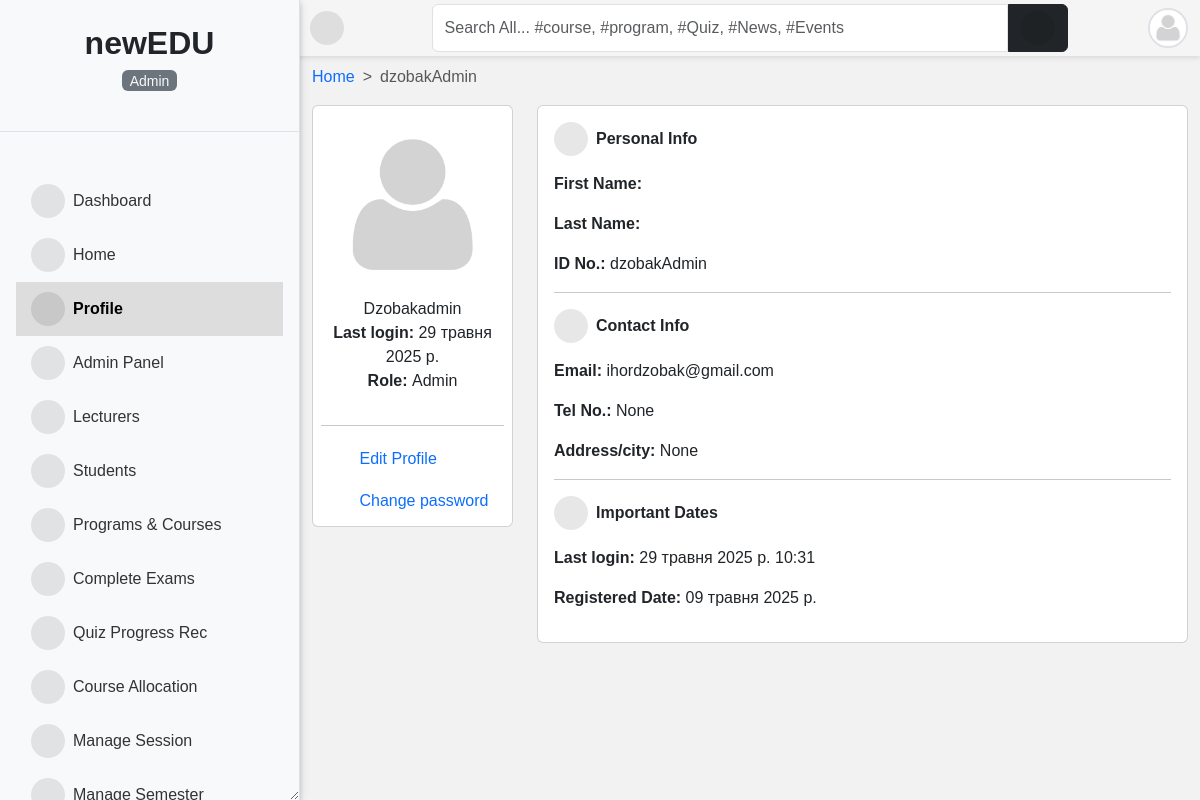
Screenshot of /uk/accounts/profile/ (signed in) with the database file from the repository.
### accounts/models.py (models this page shows, shortened)
class User(AbstractUser):
    is_student = models.BooleanField(default=False)
    is_lecturer = models.BooleanField(default=False)
    is_parent = models.BooleanField(default=False)
    is_dep_head = models.BooleanField(default=False)
    gender = models.CharField(max_length=1, choices=GENDERS, blank=True, null=True)
    phone = models.CharField(max_length=60, blank=True, null=True)
    address = models.CharField(max_length=60, blank=True, null=True)
    picture = models.ImageField(
        upload_to="profile_pictures/%y/%m/%d/", default="default.png", null=True
    )
    email = models.EmailField(blank=True, null=True)
    username_validator = ASCIIUsernameValidator()
    objects = CustomUserManager()
    class Meta:
        ordering = ("-date_joined",)
    @property
    def get_full_name(self):
        full_name = self.username
        if self.first_name and self.last_name:
            full_name = self.first_name + " " + self.last_name
        return full_name
    @property
    def get_user_role(self):
        if self.is_superuser:
            role = _("Admin")
        elif self.is_student:
            role = _("Student")
        elif self.is_lecturer:
            role = _("Lecturer")
        elif self.is_parent:
            role = _("Parent")
        return role

### accounts/views.py (the view, shortened to what this page needs)
# urls.py: path("profile/", profile, name="profile"),
@login_required
def profile(request):
    current_session = Session.objects.filter(is_current_session=True).first()
    current_semester = Semester.objects.filter(
        is_current_semester=True, session=current_session
    ).first()
    context = {
        "title": request.user.get_full_name,
        "current_session": current_session,
        "current_semester": current_semester,
    }
    if request.user.is_lecturer:
        courses = Course.objects.filter(
            allocated_course__lecturer__pk=request.user.id, semester=current_semester
        )
        context["courses"] = courses
        return render(request, "accounts/profile.html", context)
    staff = User.objects.filter(is_lecturer=True)
    context["staff"] = staff
    return render(request, "accounts/profile.html", context)

### templates/accounts/profile.html (shortened to what this page needs)
{% extends 'base.html' %}
{% load i18n %}
{% load static %}
{% block content %}
{% if user.is_authenticated %}
<nav style="--bs-breadcrumb-divider: '>';" aria-label="breadcrumb">
    <ol class="breadcrumb">
      <li class="breadcrumb-item"><a href="/">{% trans 'Home' %}</a></li>
      <li class="breadcrumb-item active" aria-current="page">{{ user.get_full_name }}</li>
    </ol>
</nav>
<div class="row">
    <div class="col-md-3 mx-auto">
        <div class="card  p-2">
            <div class="text-center">
                <img src="{{ user.picture.url }}" class="w-100">
                <ul class="px-2 list-unstyled">
                    <li>{{ user.get_full_name|title }}</li>
                    <li><strong>{% trans 'Last login:' %} </strong>{{ user.last_login|date }}</li>
                    <li><strong>{% trans 'Role:' %} </strong>
                        {{ user.get_user_role }}
                    </li>
                </ul>
            </div>
            <hr>
            <a class="mb-2" href="{% url 'edit_profile' %}"><i class="fas fa-user-edit unstyled"></i>
                <span class="mobile-hide">{% trans 'Edit Profile' %}</span></a>
            <a href="{% url 'change_password' %}"><i class="fas fa-lock unstyled"></i><span class="mobile-hide">
                {% trans 'Change password' %}</span></a>
        </div>
    </div>
    <div class="col-md-9 mx-auto">
        <div class="card">
            <div class="card-body">
                <p class="fw-bold"><i class="me-2 fas fa-user"></i>{% trans 'Personal Info' %}</p>
                <div class="dashboard-description">
                    <p><strong>{% trans 'First Name:' %}</strong> {{ user.first_name|title }}</p>
                    <p><strong>{% trans 'Last Name:' %}</strong> {{ user.last_name|title }}</p>
                    <p><strong>{% trans 'ID No.:' %}</strong> {{ user.username }}</p>
                </div>
                <hr>
                <p class="fw-bold"><i class="me-2 fas fa-phone-square-alt"></i>{% trans 'Contact Info' %}</p>
                <div class="dashboard-description">
                    <p><strong>{% trans 'Email:' %}</strong> {{ user.email }}</p>
                    <p><strong>{% trans 'Tel No.:' %}</strong> {{ user.phone }}</p>
                    <p><strong>{% trans 'Address/city:' %}</strong> {{ user.address }}</p>
                </div>
                <hr>
                <p class="fw-bold"><i class="me-2 fa fa-calendar-day"></i>{% trans 'Important Dates' %}</p>
                <div class="dashboard-description">
                    <p><strong>{% trans 'Last login:' %}</strong> {{ user.last_login }}</p>
                    <p><strong>{% trans 'Registered Date:' %}</strong> {{ user.date_joined|date }}</p>
                </div>
            </div>
        </div>
    </div>
</div>
{% endif %}
{% endblock content %}

### templates/sidebar.html (shortened to what this page needs)
{% load static %}
{% load i18n %}
<div id="side-nav" class="d-flex flex-column bg-light vh-100 border-end">
    <div class="main-menu flex-grow-1">
        <div class="text-center py-4 border-bottom">
            <a href="/" class="text-decoration-none">
                <span class="h2 fw-bold text-dark">newEDU</span>
            <p class="mt-2 small text-muted">
                <mark class="bg-secondary text-light rounded px-2">
                    {{ request.user.get_user_role }}
                </mark>
            </p>
        </div>
        {% url 'home' as hom %} {% url 'dashboard' as dash %} {% url 'profile' as prof %}
        {% url 'lecturer_list' as lec %} {% url 'student_list' as stu %}
        {% url 'course_allocation_view' as cav %} {% url 'programs' as pro %}
        {% url 'session_list' as sess %} {% url 'semester_list' as sem %}
        {% url 'add_score' as ascore %} {% url 'grade_results' as vr %}
        {% url 'ass_results' as ar %} {% url 'course_registration' as cr %}
        {% url 'edit_profile' as ep %} {% url 'change_password' as cp %}
        {% url 'quiz_progress' as qpr %} {% url 'quiz_marking' as qce %}
        {% url 'user_course_list' as ucl %} {% url 'admin_panel' as admin_p %}
        <ul class="nav flex-column px-3 pt-3">
            {% if request.user.is_superuser %}
            <li class="nav-item">
                <a class="nav-link {% if request.path == dash %}active fw-bold{% endif %}" href="{{ dash }}">
                    <i class="fas fa-tachometer-alt me-2"></i>{% trans 'Dashboard' %}
                </a>
            </li>
            {% endif %}
            <li class="nav-item">
                <a class="nav-link {% if request.path == hom %}active fw-bold{% endif %}" href="{{ hom }}">
                    <i class="fas fa-home me-2"></i>{% trans 'Home' %}
                </a>
            </li>
            <li class="nav-item">
                <a class="nav-link {% if request.path == prof %}active fw-bold{% endif %}" href="{{ prof }}">
                    <i class="fas fa-user me-2"></i>{% trans 'Profile' %}
                </a>
            </li>
            {% if request.user.is_superuser %}
            <li class="nav-item">
                <a class="nav-link {% if request.path == admin_p %}active fw-bold{% endif %}" href="{{ admin_p }}">
                    <i class="fas fa-user-tie me-2"></i>{% trans 'Admin Panel' %}
                </a>
            </li>
            <li class="nav-item">
                <a class="nav-link {% if request.path == lec %}active fw-bold{% endif %}" href="{{ lec }}">
                    <i class="fas fa-chalkboard-teacher me-2"></i>{% trans 'Lecturers' %}
                </a>
            </li>
            <li class="nav-item">
                <a class="nav-link {% if request.path == stu %}active fw-bold{% endif %}" href="{{ stu }}">
                    <i class="fas fa-user-graduate me-2"></i>{% trans 'Students' %}
                </a>
            </li>
            {% endif %}
            {% if request.user.is_superuser or request.user.is_lecturer %}
            <li class="nav-item">
                <a class="nav-link {% if request.path == pro %}active fw-bold{% endif %}" href="{{ pro }}">
                    <i class="fas fa-book-open me-2"></i>{% trans 'Programs & Courses' %}
                </a>
            </li>
            <li class="nav-item">
                <a class="nav-link {% if request.path == qce %}active fw-bold{% endif %}" href="{{ qce }}">
                    <i class="fas fa-check-double me-2"></i>{% trans 'Complete Exams' %}
                </a>
            </li>
            {% endif %}
            {% if request.user.is_superuser %}
            <li class="nav-item">
                <a class="nav-link {% if request.path == qpr %}active fw-bold{% endif %}" href="{{ qpr }}">
                    <i class="fas fa-record-vinyl me-2"></i>{% trans 'Quiz Progress Rec' %}
                </a>
            </li>
            <li class="nav-item">
                <a class="nav-link {% if request.path == cav %}active fw-bold{% endif %}" href="{{ cav }}">
                    <i class="fas fa-tasks me-2"></i>{% trans 'Course Allocation' %}
                </a>
            </li>
            <li class="nav-item">
                <a class="nav-link {% if request.path == sess %}active fw-bold{% endif %}" href="{{ sess }}">
                    <i class="fas fa-calendar-week me-2"></i>{% trans 'Manage Session' %}
                </a>
            </li>
            <li class="nav-item">
                <a class="nav-link {% if request.path == sem %}active fw-bold{% endif %}" href="{{ sem }}">
                    <i class="fas fa-calendar-alt me-2"></i>{% trans 'Manage Semester' %}
                </a>
            </li>
            {% endif %}
        </ul>
    </div>
</div>

### templates/navbar.html (shortened to what this page needs)
{% load i18n%}
<div id="top-navbar" class="py-1">
	<div class="container">
		<div class="nav-wrapper">
			<div class="toggle-btn" onclick="toggleSidebar()">
				<i class="fas fa-bars"></i>
			</div>
			<form class="form-header" action="{% url 'query' %}" method="GET">
				<input id="primary-search" class="form-control rounded-end-0" type="text" name="q" value="{{ request.GET.q }}"
					placeholder="{% trans 'Search All... #course, #program, #Quiz, #News, #Events' %}" required />
				<button class="btn btn-dark rounded-start-0" type="submit">
					<i class="fas fa-search"></i>
				</button>
			</form>
			<div class="dropdown">
				<div class="avatar border border-2" type="button" data-bs-toggle="dropdown" aria-expanded="false">
					<img src="{{ request.user.picture.url }}">
				</div>
			</div>
		</div>
	</div>
</div>

### templates/sidebar.html (style rules this page uses)
#side-nav .nav-link { color: #333; padding: 10px 15px; border-radius: 0; transition: background-color 0.2s; }
#side-nav .nav-link.active { background-color: #ddd; color: #000; font-weight: bold; }

### rows the page displays
User: user.get_user_role "Admin", user.picture (placeholder picture), get_full_name "dzobakAdmin", picture (placeholder picture), get_full_name "Dzobakadmin", last_login "29 травня 2025 р.", get_user_role "Admin", username "dzobakAdmin", email "ihordzobak@gmail.com", phone "None", address "None", last_login "29 травня 2025 р. 10:31", date_joined "09 травня 2025 р."
